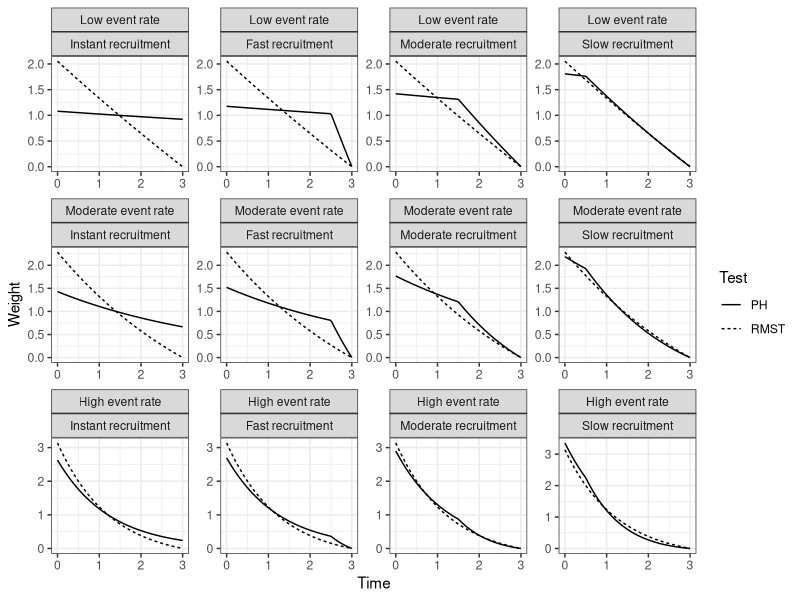

The R source for this figure:
## plot weight functions for simulation scenarios...
plot_weight_f <- function(s_1 = 0.9,
                          rec_period = 0.001,
                          hr = 0.67,
                          max_t = 3.001,
                          tau_target = 3){
  
  
  event_rate <- dplyr::case_when(s_1 == 0.9 ~ "Low",
                                 s_1 == 0.6 ~ "Moderate",
                                 s_1 == 0.2 ~ "High",
                                 .default = as.character(s_1))
  
  rec_rate <- dplyr::case_when(rec_period == 0.001 ~ "Instant",
                               rec_period == 0.5 ~ "Fast",
                               rec_period == 1.5 ~ "Moderate",
                               rec_period == 2.5 ~ "Slow",
                               .default = as.character(s_1))
  
  
  lambda_e = -log(s_1) / 3
  lambda_c = lambda_e / hr
  
  t_seq <- seq(0, tau_target, length.out = 100)
  
  ## censoring distribution
  surv_c <- 1 - pmax(0, (t_seq - (max_t - rec_period)) / rec_period)
  
  ## control survival
  surv_0 <- exp(-lambda_c*t_seq)
  
  ## L-R weight
  w_lr <- surv_c * surv_0
  
  ## RMST weight
  
  w_rmst <- (exp(-lambda_c*t_seq) - exp(-lambda_c * tau_target)) / (1 - exp(-lambda_c * tau_target))
  
  
  out_dat <- data.frame(Time = rep(t_seq, 2),
                        Weight = c(w_lr / mean(w_lr), w_rmst / mean(w_rmst)),
                        Test = rep(c("PH", "RMST"), each = length(t_seq)),
                        event_rate = event_rate,
                        rec_rate = rec_rate)
  
  return(out_dat)
  
}
#########################################################
s_1 <- c(0.9, 0.6, 0.2)
rec_period <- c(0.001, 0.5, 1.5, 2.5)
p_res <- purrr::map2_df(expand.grid(s_1, rec_period)[,1],
                        expand.grid(s_1, rec_period)[,2],
                        plot_weight_f)
#########################################################
library(ggplot2)
p_res$rec_rate <- factor(p_res$rec_rate,
                           levels = c("Instant", "Fast", "Moderate", "Slow"),
                         labels = c("Instant recruitment", "Fast recruitment", "Moderate recruitment", "Slow recruitment"))

p_res$event_rate <- factor(p_res$event_rate,
                         levels = c("Low", "Moderate", "High"),
                         labels = c("Low event rate", "Moderate event rate", "High event rate"))


ggplot(data = p_res,
       mapping = aes(x = Time, y = Weight, linetype = Test)) +
  geom_line() +
  facet_wrap(event_rate ~ rec_rate, scales = "free") +
  theme_bw()












